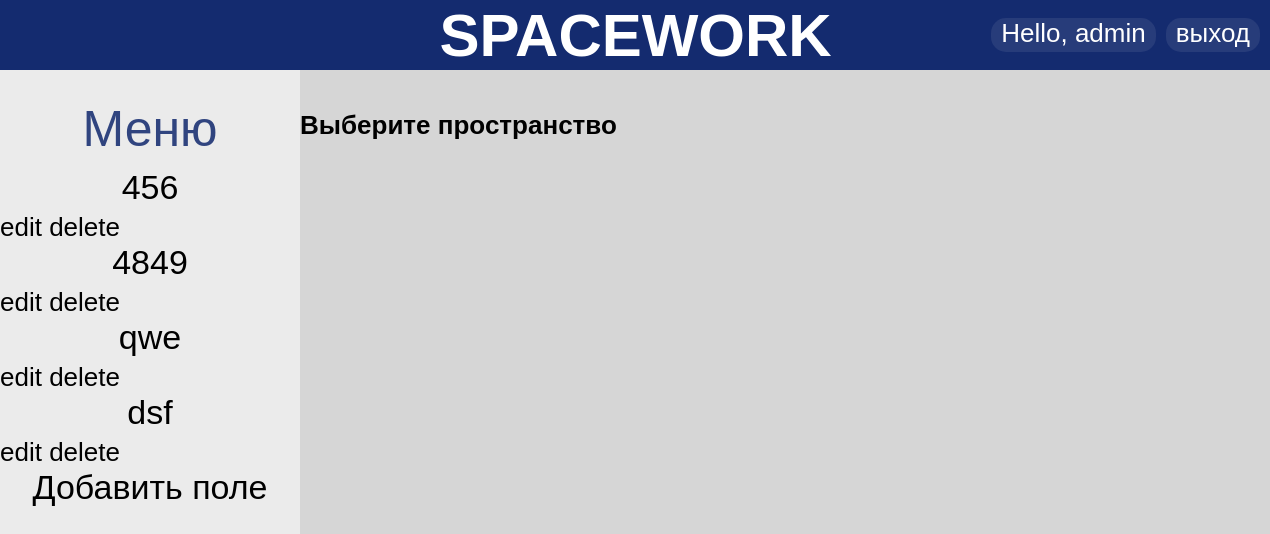
The app's page / (signed in) with its own data.
### account/models.py (models this page shows, shortened)
class WorkField(models.Model):
    user = models.ForeignKey(User, on_delete=models.CASCADE, null=True, blank=True)
    title = models.CharField(max_length=200, default="")

### account/views.py (the view)
# urls.py: path('', views.mainPage, name = 'main'),
def mainPage(request):
    tasks = Task.objects.all()
    task_fields = TaskField.objects.all()
    work_fields = WorkField.objects.filter(user=request.user)
    context = {
        'tasks': tasks,
        'task_fields': task_fields,
        'work_fields': work_fields,
    }
    return render(request, 'main.html', context)

### account/templates/main.html (shortened to what this page needs)
{% load static %}
<!DOCTYPE html>
<html lang="en">
<head>
    <link rel="stylesheet" href="{% static 'style2.css' %}?20181209">
</head>
<body>
<div class="header">
    <h1 class="logo_text">SPACEWORK</h1>
    <div class="ent_reg">
        <p class="enter">Hello, {{ request.user }}</p>
        <a class="register" href="{% url 'logout' %}">выход</a>
    </div>
</div>
<div class="mainspace">
    <div class="menu">
        <p class="menu_name">Меню</p>
        <div class="menu_title">
            {% block nav %}
                {% for work_field in work_fields %}
                    <div>
                        <a href="{% url 'main_active' work_field.pk %}">
                            <p class="space_name">
                                {{ work_field.title }}
                            </p>
                        </a>
                        <a href="{% url 'edite_work_field' work_field.pk %}">edit</a>
                        <a href="{% url 'delete_work_field' work_field.pk %}">delete</a>
                    </div>
                {% endfor %}
                {% block add_work_field %}
                    <a href="{% url 'add_work_field'%}">
                        <p class="space_name">
                            Добавить поле
                        </p>
                    </a>
                {% endblock %}
            {% endblock %}
        </div>
    </div>
    <div class="space">
        {% block content %}
            <h1>Выберите пространство</h1>
        {% endblock %}
    </div>
</div>
</body>
</html>

### account/static/style2.css (style rules this page uses)
* { margin: 0px; font-size: 26px; font-family: Geneva, Arial, Helvetica, sans-serif; }
a { text-decoration: none; color: black; }
body { background-color: rgb(214, 214, 214); overflow-x: hidden; }
.header { height: 70px; background-color: rgb(20, 43, 111); align-items: center; display: flex; width: 100%; }
.logo_text { color: white; margin-left: auto; margin-right: auto; font-size: 60px; padding-left: 300px; padding-right: 20px; }
.enter { margin-right: 10px; color: white; background-color: rgb(39, 60, 122); border-radius: 15px; padding-left: 10px; padding-right: 10px; padding-bottom: 3px; }
.register { margin-right: 10px; color: white; background-color: rgb(39, 60, 122); border-radius: 15px; padding-left: 10px; padding-right: 10px; padding-bottom: 3px; }
.ent_reg { display: flex; }
.mainspace { display: flex; }
.space { margin-top: 40px; position: absolute; margin-left: 300px; width: calc(100% - 240px); display: flex; overflow-x: auto; height: calc(100% - 110px); }
.menu { position: absolute; height: calc(100% - 70px); width: 300px; background-color: rgb(235, 235, 235); }
.space_name { margin-bottom: 5px; text-align: center; font-size: 34px; }
.menu_name { color: rgb(48, 68, 127); text-align: center; font-size: 50px; margin-top: 30px; margin-bottom: 10px; }

### records on screen
WorkField: title "456"
WorkField: title "4849"
WorkField: title "qwe"
WorkField: title "dsf"

### other values on screen
{{ request.user }} "admin"
